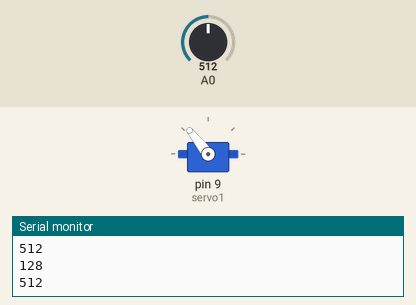
Recording of a sketch running on a simulated Arduino Uno, built with avr-gcc and run on an emulated ATmega328P. Parts: servo, the last lines printed to the serial monitor. Inputs (shaded band) come from the test bench; at power-on: A0 = 512.

Above: at 1.2 s.
1.3 s: A0 set to 716
At 2.0 s:
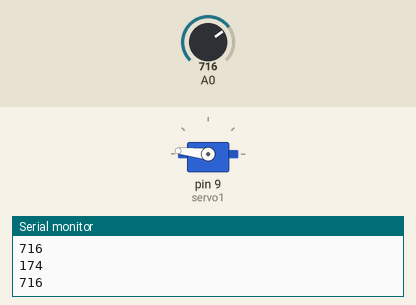
3.0 s: A0 set to 900
At 3.3 s:
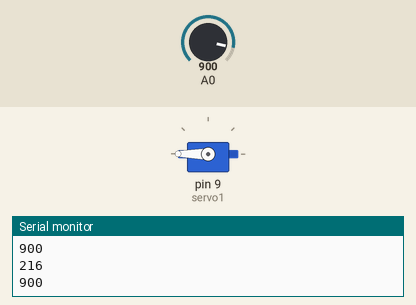
4.5 s: A0 set to 306
At 5.7 s:
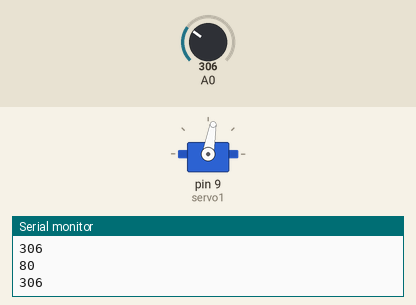
6.0 s: A0 set to 122
At 7.1 s:
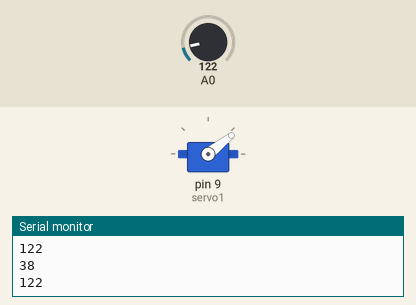
7.5 s: A0 set to 0
At 8.3 s:
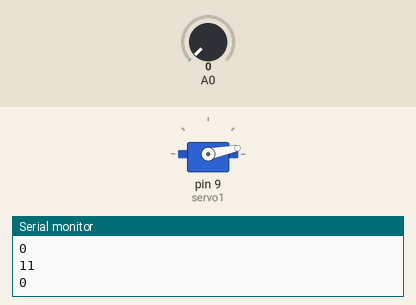
9.0 s: A0 set to 1023
At 9.6 s:
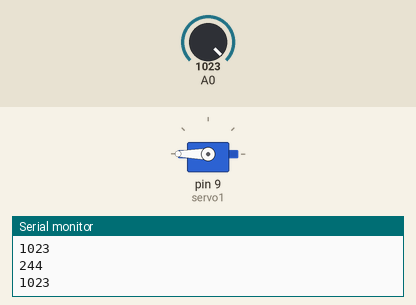
Timing chart, 0 to 11.5 s (numbered marks = the images above; inputs shaded):
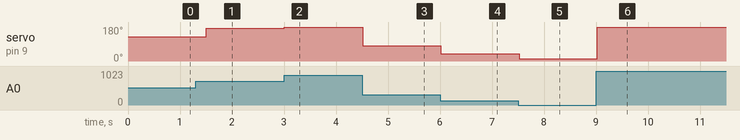

The sketch:

servo-potenciometro.ino
```cpp
#include <Servo.h>          // Incluir la librería Servo
Servo servo1;               // Crear un objeto tipo Servo llamado servo1
int angulo = 0 ;
void setup()
    {
       servo1.attach(9) ;  // Conectar servo1 al pin 9
       Serial.begin(9600);
    }

void loop()
    {
       angulo  = map( analogRead(A0), 0, 700, 11, 171);
       Serial.println(angulo);
       Serial.println(analogRead(A0));
       servo1.write(angulo);
       delay(250);
    }
```

Measured:
- after the input at 1.3 s, servo on pin 9 (servo1): 128° → 174° after 0.21 s
- after the input at 3.0 s, servo on pin 9 (servo1): 174° → 180° at once
- after the input at 4.5 s, servo on pin 9 (servo1): 180° → 80° at once
- after the input at 6.0 s, servo on pin 9 (servo1): 80° → 38° at once
- after the input at 7.5 s, servo on pin 9 (servo1): 38° → 11° at once
- after the input at 9.0 s, servo on pin 9 (servo1): 11° → 180° at once
